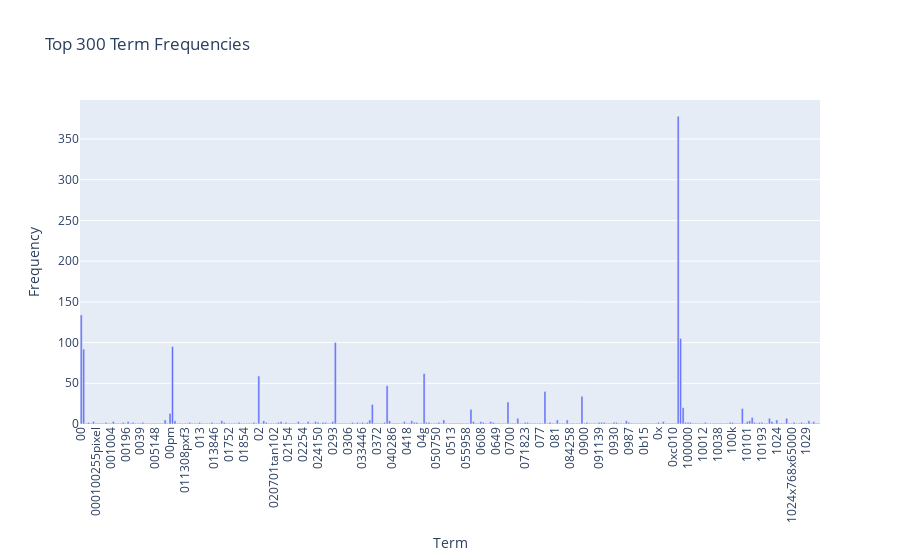

Write notebook code for a chart like this one.
### Markdown cell above
### >>> **Exercise 12 (take home):**
If you want a nicer interactive visualization here, I would encourage you try to install and use plotly to achieve this.

### Code cell
import plotly.express as px

# 準備資料，將詞語和詞頻放入 DataFrame 中
data = pd.DataFrame({"Term": count_vect.get_feature_names_out()[:300],  # 前 300 個詞語
    "Frequency":term_frequencies[:300]                # 對應的詞頻
})

# 使用 Plotly 繪製互動式條形圖

bar_chart = px.bar(data, x='Term', y='Frequency', title='Top 300 Term Frequencies')

# 設置 x 軸標籤的角度
bar_chart.update_layout(xaxis_tickangle=-90)

# 顯示圖表
bar_chart.show()

### Figure 1 — Plotly figure (JSON) as saved in the notebook; plotly's stock layout.template omitted (floating-point values rounded to 4 significant figures; data arrays with more than 128 entries replaced by an {"elided": "..."} marker saying what was removed)
{"data": [{"alignmentgroup": "True", "hovertemplate": "Term=%{x}<br>Frequency=%{y}<extra></extra>", "legendgroup": "", "marker": {"color": "#636efa", "pattern": {"shape": ""}}, "name": "", "offsetgroup": "", "orientation": "v", "showlegend": false, "textposition": "auto", "type": "bar", "x": {"elided": "300 str values"}, "xaxis": "x", "y": {"elided": "300 int values"}, "yaxis": "y"}], "layout": {"barmode": "relative", "legend": {"tracegroupgap": 0}, "title": {"text": "Top 300 Term Frequencies"}, "xaxis": {"anchor": "y", "domain": [0, 1], "tickangle": -90, "title": {"text": "Term"}}, "yaxis": {"anchor": "x", "domain": [0, 1], "title": {"text": "Frequency"}}}}
